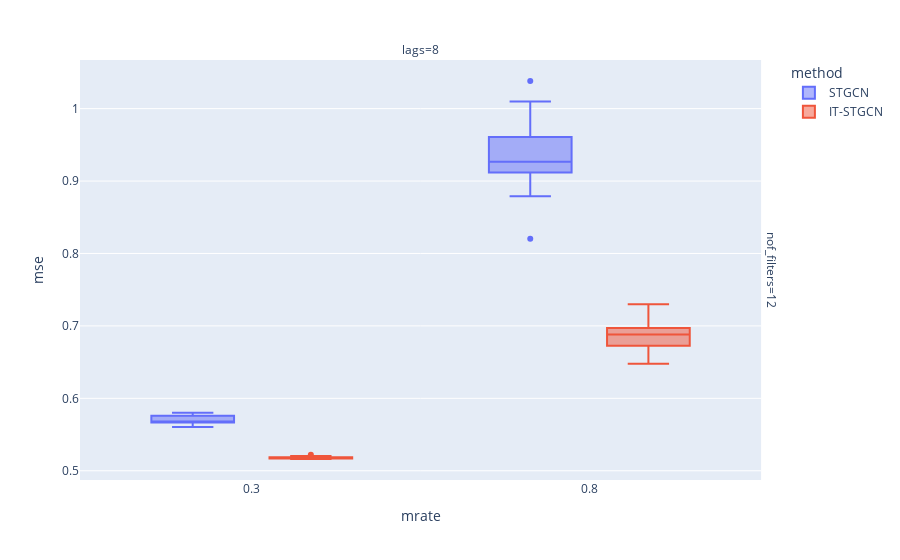

The notebook cell saved with this chart:
### Code cell
data.query("mtype=='rand' and mrate !=0 and method!='GNAR'").plot.box(backend='plotly',x='mrate',color='method',y='mse',facet_col='lags',facet_row='nof_filters',height=800)

### Figure 1 — Plotly figure (JSON) as saved in the notebook; plotly's stock layout.template omitted (floating-point values rounded to 4 significant figures)
{"data": [{"alignmentgroup": "True", "hovertemplate": "method=STGCN<br>nof_filters=12<br>lags=8<br>mrate=%{x}<br>mse=%{y}<extra></extra>", "legendgroup": "STGCN", "marker": {"color": "#636efa"}, "name": "STGCN", "notched": false, "offsetgroup": "STGCN", "orientation": "v", "showlegend": true, "type": "box", "x": [0.3, 0.3, 0.3, 0.3, 0.3, 0.3, 0.3, 0.3, 0.3, 0.3, 0.3, 0.3, 0.3, 0.3, 0.3, 0.8, 0.8, 0.8, 0.8, 0.8, 0.8, 0.8, 0.8, 0.8, 0.8, 0.8, 0.8, 0.8, 0.8, 0.8, 0.8, 0.8, 0.8, 0.8, 0.8, 0.8, 0.8, 0.8, 0.8, 0.8, 0.8, 0.8, 0.8, 0.8, 0.8], "x0": " ", "xaxis": "x", "y": [0.5669, 0.5732, 0.5688, 0.5632, 0.578, 0.5733, 0.5665, 0.566, 0.5674, 0.5676, 0.5605, 0.5681, 0.5801, 0.5767, 0.5789, 0.9306, 0.9263, 0.9128, 0.9039, 0.8842, 0.9636, 0.9217, 0.9128, 0.9164, 0.9119, 0.886, 0.929, 0.9002, 0.9859, 0.9829, 0.9411, 0.9633, 0.9285, 0.9248, 0.9947, 0.927, 0.9607, 1.038, 0.9043, 0.9606, 0.8204, 0.9335, 0.8791, 0.916, 1.01], "y0": " ", "yaxis": "y"}, {"alignmentgroup": "True", "hovertemplate": "method=IT-STGCN<br>nof_filters=12<br>lags=8<br>mrate=%{x}<br>mse=%{y}<extra></extra>", "legendgroup": "IT-STGCN", "marker": {"color": "#EF553B"}, "name": "IT-STGCN", "notched": false, "offsetgroup": "IT-STGCN", "orientation": "v", "showlegend": true, "type": "box", "x": [0.3, 0.3, 0.3, 0.3, 0.3, 0.3, 0.3, 0.3, 0.3, 0.3, 0.3, 0.3, 0.3, 0.3, 0.3, 0.8, 0.8, 0.8, 0.8, 0.8, 0.8, 0.8, 0.8, 0.8, 0.8, 0.8, 0.8, 0.8, 0.8, 0.8, 0.8, 0.8, 0.8, 0.8, 0.8, 0.8, 0.8, 0.8, 0.8, 0.8, 0.8, 0.8, 0.8, 0.8, 0.8], "x0": " ", "xaxis": "x", "y": [0.5204, 0.5183, 0.5184, 0.5169, 0.519, 0.5169, 0.5163, 0.5176, 0.5171, 0.5169, 0.5162, 0.5184, 0.5222, 0.5173, 0.5188, 0.6957, 0.6862, 0.6967, 0.673, 0.6876, 0.6805, 0.7233, 0.7215, 0.697, 0.6642, 0.7255, 0.6569, 0.6731, 0.73, 0.6741, 0.6723, 0.6896, 0.6888, 0.7021, 0.7049, 0.693, 0.7047, 0.677, 0.6477, 0.6895, 0.6658, 0.6928, 0.6629, 0.6726, 0.6553], "y0": " ", "yaxis": "y"}], "layout": {"annotations": [{"font": {}, "showarrow": false, "text": "lags=8", "x": 0.49, "xanchor": "center", "xref": "paper", "y": 1, "yanchor": "bottom", "yref": "paper"}, {"font": {}, "showarrow": false, "text": "nof_filters=12", "textangle": 90, "x": 0.98, "xanchor": "left", "xref": "paper", "y": 0.5, "yanchor": "middle", "yref": "paper"}], "autosize": true, "boxmode": "group", "legend": {"title": {"text": "method"}, "tracegroupgap": 0}, "margin": {"t": 60}, "xaxis": {"anchor": "y", "autorange": true, "domain": [0, 0.98], "range": [0.04589, 1.054], "title": {"text": "mrate"}, "type": "linear"}, "yaxis": {"anchor": "x", "autorange": true, "domain": [0, 1], "range": [0.4872, 1.067], "title": {"text": "mse"}, "type": "linear"}}}
